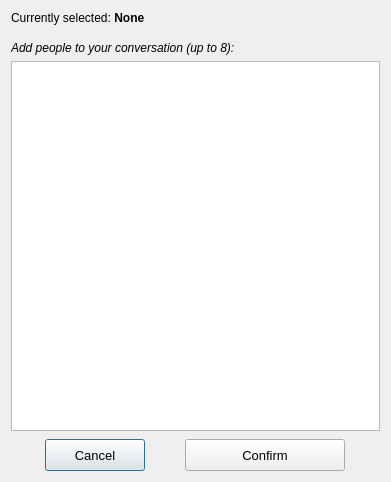
<?xml version="1.0" encoding="UTF-8"?>
<ui version="4.0">
 <class>AddToConversationDiag</class>
 <widget class="QDialog" name="AddToConversationDiag">
  <property name="geometry">
   <rect>
    <x>0</x>
    <y>0</y>
    <width>391</width>
    <height>482</height>
   </rect>
  </property>
  <property name="windowTitle">
   <string>Add to conversation</string>
  </property>
  <layout class="QVBoxLayout" name="verticalLayout_2">
   <item>
    <layout class="QVBoxLayout" name="verticalLayout" stretch="10,1">
     <item>
      <layout class="QVBoxLayout" name="verticalLayout_5" stretch="1,30">
       <property name="spacing">
        <number>0</number>
       </property>
       <item>
        <layout class="QHBoxLayout" name="horizontalLayout_9">
         <property name="bottomMargin">
          <number>16</number>
         </property>
         <item alignment="Qt::AlignTop">
          <widget class="QLabel" name="CurrentlySelectedLabel">
           <property name="font">
            <font>
             <pointsize>9</pointsize>
             <weight>50</weight>
             <italic>false</italic>
             <bold>false</bold>
            </font>
           </property>
           <property name="text">
            <string>&lt;html&gt;&lt;head/&gt;&lt;body&gt;&lt;p&gt;Currently selected: &lt;span style=&quot; font-weight:600;&quot;&gt;None&lt;/span&gt;&lt;/p&gt;&lt;/body&gt;&lt;/html&gt;</string>
           </property>
           <property name="wordWrap">
            <bool>true</bool>
           </property>
          </widget>
         </item>
        </layout>
       </item>
       <item>
        <layout class="QVBoxLayout" name="verticalLayout_6">
         <item>
          <layout class="QHBoxLayout" name="horizontalLayout_8">
           <property name="topMargin">
            <number>0</number>
           </property>
           <item>
            <widget class="QLabel" name="label">
             <property name="font">
              <font>
               <pointsize>9</pointsize>
               <italic>true</italic>
              </font>
             </property>
             <property name="text">
              <string>Add people to your conversation (up to 8):</string>
             </property>
            </widget>
           </item>
          </layout>
         </item>
         <item>
          <layout class="QHBoxLayout" name="horizontalLayout_7">
           <property name="topMargin">
            <number>6</number>
           </property>
           <property name="bottomMargin">
            <number>2</number>
           </property>
           <item>
            <widget class="QListWidget" name="FriendsList"/>
           </item>
          </layout>
         </item>
        </layout>
       </item>
      </layout>
     </item>
     <item>
      <layout class="QHBoxLayout" name="horizontalLayout_6" stretch="0,0">
       <item>
        <widget class="QPushButton" name="CancelButton">
         <property name="minimumSize">
          <size>
           <width>100</width>
           <height>32</height>
          </size>
         </property>
         <property name="maximumSize">
          <size>
           <width>100</width>
           <height>32</height>
          </size>
         </property>
         <property name="font">
          <font>
           <pointsize>10</pointsize>
          </font>
         </property>
         <property name="text">
          <string>Cancel</string>
         </property>
        </widget>
       </item>
       <item>
        <widget class="QPushButton" name="ConfirmButton">
         <property name="minimumSize">
          <size>
           <width>160</width>
           <height>32</height>
          </size>
         </property>
         <property name="maximumSize">
          <size>
           <width>160</width>
           <height>32</height>
          </size>
         </property>
         <property name="font">
          <font>
           <pointsize>10</pointsize>
          </font>
         </property>
         <property name="text">
          <string>Confirm</string>
         </property>
        </widget>
       </item>
      </layout>
     </item>
    </layout>
   </item>
  </layout>
 </widget>
 <resources/>
 <connections/>
</ui>
